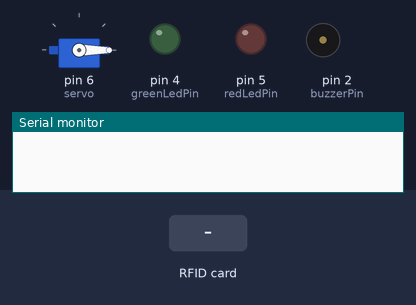
This sketch was run on a simulated Arduino Uno, built with avr-gcc and run on an emulated ATmega328P. On the bench: servo, output pins drawn as LEDs (lit = HIGH), buzzer (waves = sounding), the last lines printed to the serial monitor. The test bench sets the inputs (shaded band). Pins used as bus, display or sensor lines are not drawn.

Above: at 1.2 s.
1.3 s: RFID card B3 D5 72 A5 held to the reader
At 3.7 s:
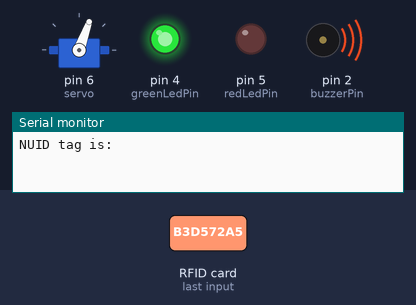
4.3 s: RFID card 5E 7A 19 C4 held to the reader
At 6.3 s:
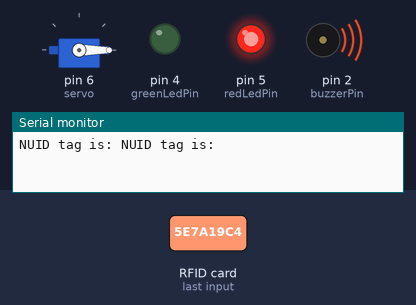
Timing chart, 0 to 8.5 s (numbered marks = the images above; inputs shaded):
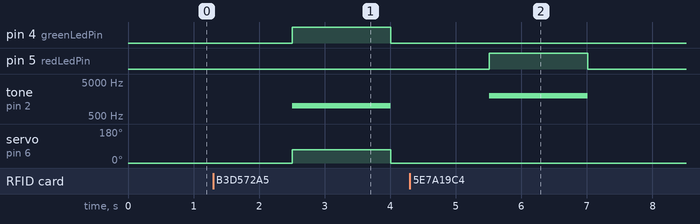

Measured:
- after the input at 1.3 s, pin 4 (greenLedPin): LOW → HIGH after 1.2 s, → LOW 1.5 s later; tone on pin 2 (buzzerPin): silent → 1000 Hz after 1.2 s, → silent 1.5 s later; servo on pin 6 (servo): 0° → 70° after 1.2 s, → 0° 1.5 s later
- after the input at 4.3 s, pin 5 (redLedPin): LOW → HIGH after 1.2 s, → LOW 1.5 s later; tone on pin 2 (buzzerPin): silent → 2000 Hz after 1.2 s, → silent 1.5 s later

The sketch:

rfid-based-automatic-door-system.ino
```cpp
#include <Servo.h>
#include <SPI.h>
#include <MFRC522.h>

#define SS_PIN 10
#define RST_PIN 9
String UID = "B3 D5 72 A5";

Servo servo;
MFRC522 rfid(SS_PIN, RST_PIN);

const int redLedPin = 5;
const int greenLedPin = 4;
const int buzzerPin = 2;

void setup() {
  Serial.begin(9600);
  servo.attach(6);  // Initialize the servo (Pin 6)
  servo.write(0);
  SPI.begin();
  rfid.PCD_Init();

  pinMode(redLedPin, OUTPUT);
  pinMode(greenLedPin, OUTPUT);
  pinMode(buzzerPin, OUTPUT);
}

void loop() {
  if (!rfid.PICC_IsNewCardPresent())
    return;
  if (!rfid.PICC_ReadCardSerial())
    return;

  Serial.print("NUID tag is: ");
  String ID = "";
  for (byte i = 0; i < rfid.uid.size; i++) {
    ID.concat(String(rfid.uid.uidByte[i] < 0x10 ? " 0" : " "));
    ID.concat(String(rfid.uid.uidByte[i], HEX));
    delay(300);
  }
  ID.toUpperCase();

  if (ID.substring(1) == UID) {
    servo.write(70);
    digitalWrite(greenLedPin, HIGH);  // Turn on the green LED
    tone(buzzerPin, 1000);  // Sound the buzzer
    delay(1500);
    noTone(buzzerPin);  // Stop the buzzer sound
    digitalWrite(greenLedPin, LOW);  // Turn off the green LED
    servo.write(0); // Close the gate
  } else {
    digitalWrite(redLedPin, HIGH);  // Turn on the red LED
    tone(buzzerPin, 2000);  // Sound the buzzer
    delay(1500);
    noTone(buzzerPin);  // Stop the buzzer sound
    digitalWrite(redLedPin, LOW);  // Turn off the red LED
  }
}
```
